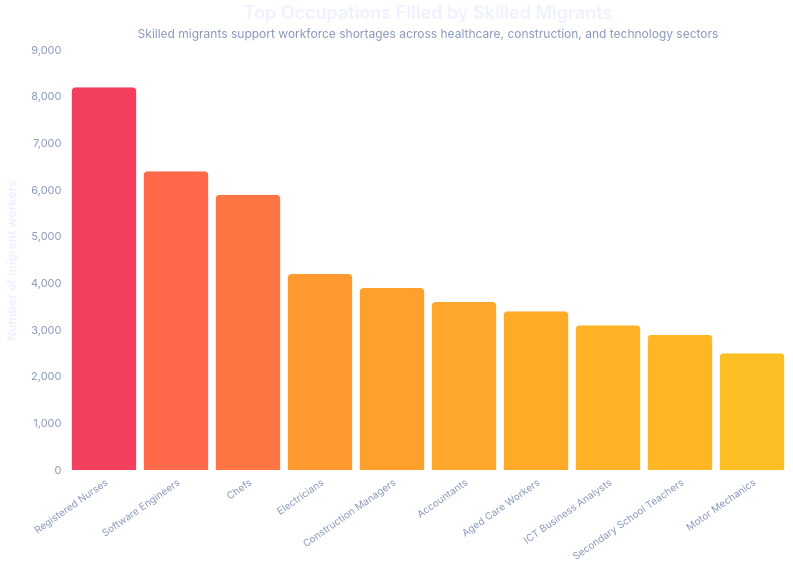

Describe this chart as a Vega-Lite specification.
### Vega-Lite specification from a JSON file in a GitHub repository (floating-point values rounded to 4 significant figures)
{"$schema": "https://vega.github.io/schema/vega-lite/v5.json", "description": "Vertical bar chart of jobs held by migrant workers", "width": 720, "height": 420, "data": {"values": [{"Occupation": "Registered Nurses", "Jobs": 8200}, {"Occupation": "Software Engineers", "Jobs": 6400}, {"Occupation": "Chefs", "Jobs": 5900}, {"Occupation": "Electricians", "Jobs": 4200}, {"Occupation": "Construction Managers", "Jobs": 3900}, {"Occupation": "Accountants", "Jobs": 3600}, {"Occupation": "Aged Care Workers", "Jobs": 3400}, {"Occupation": "ICT Business Analysts", "Jobs": 3100}, {"Occupation": "Secondary School Teachers", "Jobs": 2900}, {"Occupation": "Motor Mechanics", "Jobs": 2500}]}, "layer": [{"mark": {"type": "bar", "cornerRadiusTopLeft": 4, "cornerRadiusTopRight": 4}, "encoding": {"x": {"field": "Occupation", "type": "ordinal", "sort": "-y", "title": null, "axis": {"labelAngle": -35, "labelFontSize": 10, "labelLimit": 150}}, "y": {"field": "Jobs", "type": "quantitative", "title": "Number of migrant workers", "axis": {"format": ",.0f"}}, "color": {"field": "Jobs", "type": "quantitative", "scale": {"range": ["#fbbf24", "#f43f5e"]}, "legend": null}, "tooltip": [{"field": "Occupation", "type": "nominal"}, {"field": "Jobs", "type": "quantitative", "title": "Migrant workers", "format": ",.0f"}]}}, {"mark": {"type": "text", "dy": -8, "fontSize": 10, "fontWeight": "bold", "color": "#ffffff"}, "encoding": {"x": {"field": "Occupation", "type": "ordinal", "sort": "-y"}, "y": {"field": "Jobs", "type": "quantitative"}, "text": {"field": "Jobs", "type": "quantitative", "format": ",.0f"}}}], "title": {"text": "Top Occupations Filled by Skilled Migrants", "subtitle": "Skilled migrants support workforce shortages across healthcare, construction, and technology sectors", "fontSize": 18, "subtitleFontSize": 12}, "config": {"font": "Inter, sans-serif", "background": "transparent", "view": {"stroke": null}, "axis": {"labelFont": "Inter, sans-serif", "titleFont": "Inter, sans-serif", "labelColor": "#8898ba", "titleColor": "#eef1ff", "tickColor": "rgba(255,255,255,0.15)", "domainColor": "rgba(255,255,255,0.15)", "gridColor": "rgba(255,255,255,0.08)", "grid": true, "labelFontSize": 11, "titleFontSize": 12, "titlePadding": 12}, "title": {"font": "Inter, sans-serif", "fontSize": 16, "fontWeight": 600, "color": "#eef1ff", "subtitleFont": "Inter, sans-serif", "subtitleFontSize": 12, "subtitleColor": "#8898ba", "subtitlePadding": 6}, "legend": {"labelFont": "Inter, sans-serif", "titleFont": "Inter, sans-serif", "labelColor": "#8898ba", "titleColor": "#eef1ff", "labelFontSize": 11, "titleFontSize": 12, "symbolSize": 100}, "text": {"font": "Inter, sans-serif", "color": "#eef1ff"}}}
